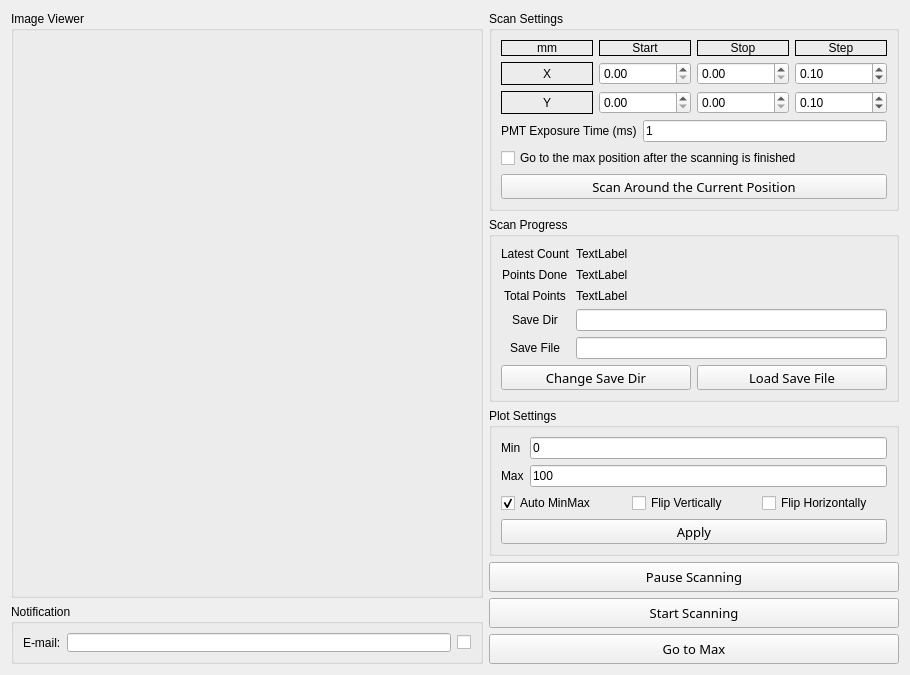
<?xml version="1.0" encoding="UTF-8"?>
<ui version="4.0">
 <class>Form</class>
 <widget class="QWidget" name="Form">
  <property name="geometry">
   <rect>
    <x>0</x>
    <y>0</y>
    <width>910</width>
    <height>657</height>
   </rect>
  </property>
  <property name="windowTitle">
   <string>Form</string>
  </property>
  <layout class="QHBoxLayout" name="horizontalLayout" stretch="1,1">
   <item>
    <layout class="QVBoxLayout" name="verticalLayout">
     <item>
      <widget class="QGroupBox" name="image_viewer">
       <property name="minimumSize">
        <size>
         <width>410</width>
         <height>0</height>
        </size>
       </property>
       <property name="title">
        <string>Image Viewer</string>
       </property>
      </widget>
     </item>
     <item>
      <widget class="QGroupBox" name="GBOX_alarm">
       <property name="maximumSize">
        <size>
         <width>16777215</width>
         <height>60</height>
        </size>
       </property>
       <property name="title">
        <string>Notification</string>
       </property>
       <layout class="QHBoxLayout" name="horizontalLayout_3">
        <item>
         <widget class="QLabel" name="NON_mail">
          <property name="font">
           <font>
            <weight>50</weight>
            <bold>false</bold>
           </font>
          </property>
          <property name="text">
           <string>E-mail:</string>
          </property>
         </widget>
        </item>
        <item>
         <widget class="QLineEdit" name="TXT_mail">
          <property name="text">
           <string/>
          </property>
         </widget>
        </item>
        <item>
         <widget class="QCheckBox" name="CHBOX_mail">
          <property name="text">
           <string/>
          </property>
         </widget>
        </item>
       </layout>
      </widget>
     </item>
    </layout>
   </item>
   <item>
    <layout class="QVBoxLayout" name="verticalLayout_2" stretch="0,4,3,0,0,0">
     <property name="spacing">
      <number>6</number>
     </property>
     <item>
      <widget class="QGroupBox" name="groupBox">
       <property name="maximumSize">
        <size>
         <width>410</width>
         <height>16777215</height>
        </size>
       </property>
       <property name="title">
        <string>Scan Settings</string>
       </property>
       <layout class="QVBoxLayout" name="verticalLayout_9">
        <item>
         <layout class="QGridLayout" name="gridLayout_3" rowstretch="1,0,0">
          <item row="0" column="2">
           <widget class="QLabel" name="label_5">
            <property name="frameShape">
             <enum>QFrame::Panel</enum>
            </property>
            <property name="text">
             <string>Stop</string>
            </property>
            <property name="alignment">
             <set>Qt::AlignCenter</set>
            </property>
           </widget>
          </item>
          <item row="1" column="0">
           <widget class="QLabel" name="label_2">
            <property name="frameShape">
             <enum>QFrame::Panel</enum>
            </property>
            <property name="text">
             <string>X</string>
            </property>
            <property name="alignment">
             <set>Qt::AlignCenter</set>
            </property>
           </widget>
          </item>
          <item row="0" column="3">
           <widget class="QLabel" name="label_6">
            <property name="frameShape">
             <enum>QFrame::Panel</enum>
            </property>
            <property name="text">
             <string>Step</string>
            </property>
            <property name="alignment">
             <set>Qt::AlignCenter</set>
            </property>
           </widget>
          </item>
          <item row="0" column="0">
           <widget class="QLabel" name="label_4">
            <property name="frameShape">
             <enum>QFrame::Panel</enum>
            </property>
            <property name="text">
             <string>mm</string>
            </property>
            <property name="alignment">
             <set>Qt::AlignCenter</set>
            </property>
           </widget>
          </item>
          <item row="2" column="0">
           <widget class="QLabel" name="label_3">
            <property name="frameShape">
             <enum>QFrame::Panel</enum>
            </property>
            <property name="text">
             <string>Y</string>
            </property>
            <property name="alignment">
             <set>Qt::AlignCenter</set>
            </property>
           </widget>
          </item>
          <item row="0" column="1">
           <widget class="QLabel" name="label">
            <property name="frameShape">
             <enum>QFrame::Panel</enum>
            </property>
            <property name="text">
             <string>Start</string>
            </property>
            <property name="alignment">
             <set>Qt::AlignCenter</set>
            </property>
           </widget>
          </item>
          <item row="1" column="1">
           <widget class="QDoubleSpinBox" name="GUI_x_start">
            <property name="maximum">
             <double>12.000000000000000</double>
            </property>
           </widget>
          </item>
          <item row="2" column="1">
           <widget class="QDoubleSpinBox" name="GUI_y_start">
            <property name="maximum">
             <double>12.000000000000000</double>
            </property>
           </widget>
          </item>
          <item row="1" column="2">
           <widget class="QDoubleSpinBox" name="GUI_x_stop">
            <property name="maximum">
             <double>12.000000000000000</double>
            </property>
           </widget>
          </item>
          <item row="2" column="2">
           <widget class="QDoubleSpinBox" name="GUI_y_stop">
            <property name="maximum">
             <double>12.000000000000000</double>
            </property>
           </widget>
          </item>
          <item row="1" column="3">
           <widget class="QDoubleSpinBox" name="GUI_x_step">
            <property name="maximum">
             <double>12.000000000000000</double>
            </property>
            <property name="value">
             <double>0.100000000000000</double>
            </property>
           </widget>
          </item>
          <item row="2" column="3">
           <widget class="QDoubleSpinBox" name="GUI_y_step">
            <property name="maximum">
             <double>12.000000000000000</double>
            </property>
            <property name="value">
             <double>0.100000000000000</double>
            </property>
           </widget>
          </item>
         </layout>
        </item>
        <item>
         <layout class="QFormLayout" name="formLayout_3">
          <item row="0" column="0">
           <widget class="QLabel" name="label_12">
            <property name="text">
             <string>PMT Exposure Time (ms)</string>
            </property>
           </widget>
          </item>
          <item row="0" column="1">
           <widget class="QLineEdit" name="LE_pmt_exposure_time_in_ms">
            <property name="text">
             <string>1</string>
            </property>
           </widget>
          </item>
          <item row="1" column="0" colspan="2">
           <widget class="QCheckBox" name="CB_auto_go_to_max">
            <property name="text">
             <string>Go to the max position after the scanning is finished</string>
            </property>
           </widget>
          </item>
         </layout>
        </item>
        <item>
         <widget class="QPushButton" name="BTN_scan_vicinity">
          <property name="minimumSize">
           <size>
            <width>0</width>
            <height>25</height>
           </size>
          </property>
          <property name="sizeIncrement">
           <size>
            <width>0</width>
            <height>0</height>
           </size>
          </property>
          <property name="font">
           <font>
            <family>Arial Black</family>
            <pointsize>10</pointsize>
           </font>
          </property>
          <property name="text">
           <string>Scan Around the Current Position</string>
          </property>
         </widget>
        </item>
       </layout>
      </widget>
     </item>
     <item>
      <widget class="QGroupBox" name="groupBox_2">
       <property name="maximumSize">
        <size>
         <width>410</width>
         <height>16777215</height>
        </size>
       </property>
       <property name="title">
        <string>Scan Progress</string>
       </property>
       <layout class="QVBoxLayout" name="verticalLayout_8" stretch="6,1">
        <property name="spacing">
         <number>6</number>
        </property>
        <item>
         <layout class="QFormLayout" name="formLayout">
          <property name="labelAlignment">
           <set>Qt::AlignCenter</set>
          </property>
          <property name="formAlignment">
           <set>Qt::AlignCenter</set>
          </property>
          <property name="verticalSpacing">
           <number>6</number>
          </property>
          <item row="0" column="0">
           <widget class="QLabel" name="label_7">
            <property name="font">
             <font>
              <weight>50</weight>
              <bold>false</bold>
             </font>
            </property>
            <property name="text">
             <string>Latest Count</string>
            </property>
           </widget>
          </item>
          <item row="0" column="1">
           <widget class="QLabel" name="LBL_latest_count">
            <property name="minimumSize">
             <size>
              <width>0</width>
              <height>15</height>
             </size>
            </property>
            <property name="text">
             <string>TextLabel</string>
            </property>
           </widget>
          </item>
          <item row="1" column="0">
           <widget class="QLabel" name="label_8">
            <property name="font">
             <font>
              <weight>50</weight>
              <bold>false</bold>
             </font>
            </property>
            <property name="text">
             <string>Points Done</string>
            </property>
           </widget>
          </item>
          <item row="1" column="1">
           <widget class="QLabel" name="LBL_points_done">
            <property name="minimumSize">
             <size>
              <width>0</width>
              <height>15</height>
             </size>
            </property>
            <property name="text">
             <string>TextLabel</string>
            </property>
           </widget>
          </item>
          <item row="2" column="0">
           <widget class="QLabel" name="label_9">
            <property name="font">
             <font>
              <weight>50</weight>
              <bold>false</bold>
             </font>
            </property>
            <property name="text">
             <string>Total Points</string>
            </property>
           </widget>
          </item>
          <item row="2" column="1">
           <widget class="QLabel" name="LBL_total_points">
            <property name="minimumSize">
             <size>
              <width>0</width>
              <height>15</height>
             </size>
            </property>
            <property name="text">
             <string>TextLabel</string>
            </property>
           </widget>
          </item>
          <item row="4" column="0">
           <widget class="QLabel" name="label_13">
            <property name="font">
             <font>
              <weight>50</weight>
              <bold>false</bold>
             </font>
            </property>
            <property name="text">
             <string>Save File</string>
            </property>
           </widget>
          </item>
          <item row="4" column="1">
           <widget class="QLineEdit" name="LE_save_file_name"/>
          </item>
          <item row="3" column="0">
           <widget class="QLabel" name="label_14">
            <property name="font">
             <font>
              <weight>50</weight>
              <bold>false</bold>
             </font>
            </property>
            <property name="text">
             <string>Save Dir</string>
            </property>
           </widget>
          </item>
          <item row="3" column="1">
           <widget class="QLineEdit" name="LE_save_file_dir"/>
          </item>
         </layout>
        </item>
        <item>
         <layout class="QHBoxLayout" name="horizontalLayout_4">
          <property name="spacing">
           <number>6</number>
          </property>
          <property name="sizeConstraint">
           <enum>QLayout::SetMinimumSize</enum>
          </property>
          <item>
           <widget class="QPushButton" name="BTN_select_save_dir">
            <property name="minimumSize">
             <size>
              <width>0</width>
              <height>25</height>
             </size>
            </property>
            <property name="font">
             <font>
              <family>Arial Black</family>
              <pointsize>10</pointsize>
             </font>
            </property>
            <property name="text">
             <string>Change Save Dir</string>
            </property>
           </widget>
          </item>
          <item>
           <widget class="QPushButton" name="BTN_load_save_file">
            <property name="minimumSize">
             <size>
              <width>0</width>
              <height>25</height>
             </size>
            </property>
            <property name="font">
             <font>
              <family>Arial Black</family>
              <pointsize>10</pointsize>
             </font>
            </property>
            <property name="text">
             <string>Load Save File</string>
            </property>
           </widget>
          </item>
         </layout>
        </item>
       </layout>
      </widget>
     </item>
     <item>
      <widget class="QGroupBox" name="groupBox_3">
       <property name="maximumSize">
        <size>
         <width>410</width>
         <height>16777215</height>
        </size>
       </property>
       <property name="title">
        <string>Plot Settings</string>
       </property>
       <layout class="QVBoxLayout" name="verticalLayout_7">
        <item>
         <layout class="QVBoxLayout" name="verticalLayout_3">
          <item>
           <layout class="QFormLayout" name="formLayout_2">
            <item row="0" column="0">
             <widget class="QLabel" name="label_10">
              <property name="text">
               <string>Min</string>
              </property>
             </widget>
            </item>
            <item row="1" column="0">
             <widget class="QLabel" name="label_11">
              <property name="text">
               <string>Max</string>
              </property>
             </widget>
            </item>
            <item row="0" column="1">
             <widget class="QLineEdit" name="plot_min">
              <property name="text">
               <string>0</string>
              </property>
             </widget>
            </item>
            <item row="1" column="1">
             <widget class="QLineEdit" name="plot_max">
              <property name="text">
               <string>100</string>
              </property>
             </widget>
            </item>
           </layout>
          </item>
          <item>
           <layout class="QHBoxLayout" name="horizontalLayout_2">
            <item>
             <widget class="QCheckBox" name="CB_auto_minmax">
              <property name="text">
               <string>Auto MinMax</string>
              </property>
              <property name="checked">
               <bool>true</bool>
              </property>
             </widget>
            </item>
            <item>
             <widget class="QCheckBox" name="CB_flip_vertically">
              <property name="text">
               <string>Flip Vertically</string>
              </property>
             </widget>
            </item>
            <item>
             <widget class="QCheckBox" name="CB_flip_horizontally">
              <property name="text">
               <string>Flip Horizontally</string>
              </property>
             </widget>
            </item>
           </layout>
          </item>
         </layout>
        </item>
        <item>
         <widget class="QPushButton" name="BTN_apply_plot_settings">
          <property name="minimumSize">
           <size>
            <width>0</width>
            <height>25</height>
           </size>
          </property>
          <property name="font">
           <font>
            <family>Arial Black</family>
            <pointsize>10</pointsize>
           </font>
          </property>
          <property name="text">
           <string>Apply</string>
          </property>
         </widget>
        </item>
       </layout>
      </widget>
     </item>
     <item>
      <widget class="QPushButton" name="BTN_pause_or_resume_scanning">
       <property name="minimumSize">
        <size>
         <width>0</width>
         <height>30</height>
        </size>
       </property>
       <property name="maximumSize">
        <size>
         <width>410</width>
         <height>16777215</height>
        </size>
       </property>
       <property name="font">
        <font>
         <family>Arial Black</family>
         <pointsize>10</pointsize>
        </font>
       </property>
       <property name="text">
        <string>Pause Scanning</string>
       </property>
      </widget>
     </item>
     <item>
      <widget class="QPushButton" name="BTN_start_scanning">
       <property name="minimumSize">
        <size>
         <width>0</width>
         <height>30</height>
        </size>
       </property>
       <property name="maximumSize">
        <size>
         <width>410</width>
         <height>16777215</height>
        </size>
       </property>
       <property name="font">
        <font>
         <family>Arial Black</family>
         <pointsize>10</pointsize>
        </font>
       </property>
       <property name="text">
        <string>Start Scanning</string>
       </property>
       <property name="checkable">
        <bool>false</bool>
       </property>
      </widget>
     </item>
     <item>
      <widget class="QPushButton" name="BTN_go_to_max">
       <property name="minimumSize">
        <size>
         <width>0</width>
         <height>30</height>
        </size>
       </property>
       <property name="maximumSize">
        <size>
         <width>410</width>
         <height>16777215</height>
        </size>
       </property>
       <property name="font">
        <font>
         <family>Arial Black</family>
         <pointsize>10</pointsize>
        </font>
       </property>
       <property name="text">
        <string>Go to Max</string>
       </property>
      </widget>
     </item>
    </layout>
   </item>
  </layout>
 </widget>
 <resources/>
 <connections>
  <connection>
   <sender>BTN_start_scanning</sender>
   <signal>clicked()</signal>
   <receiver>Form</receiver>
   <slot>pressedScanStartButton()</slot>
   <hints>
    <hint type="sourcelabel">
     <x>651</x>
     <y>527</y>
    </hint>
    <hint type="destinationlabel">
     <x>935</x>
     <y>515</y>
    </hint>
   </hints>
  </connection>
  <connection>
   <sender>BTN_select_save_dir</sender>
   <signal>clicked()</signal>
   <receiver>Form</receiver>
   <slot>pressedChangeSaveDir()</slot>
   <hints>
    <hint type="sourcelabel">
     <x>629</x>
     <y>316</y>
    </hint>
    <hint type="destinationlabel">
     <x>934</x>
     <y>300</y>
    </hint>
   </hints>
  </connection>
  <connection>
   <sender>BTN_pause_or_resume_scanning</sender>
   <signal>clicked()</signal>
   <receiver>Form</receiver>
   <slot>pauseScanning()</slot>
   <hints>
    <hint type="sourcelabel">
     <x>553</x>
     <y>494</y>
    </hint>
    <hint type="destinationlabel">
     <x>1018</x>
     <y>468</y>
    </hint>
   </hints>
  </connection>
  <connection>
   <sender>BTN_scan_vicinity</sender>
   <signal>clicked()</signal>
   <receiver>Form</receiver>
   <slot>pressedScanVicinityButton()</slot>
   <hints>
    <hint type="sourcelabel">
     <x>826</x>
     <y>170</y>
    </hint>
    <hint type="destinationlabel">
     <x>957</x>
     <y>232</y>
    </hint>
   </hints>
  </connection>
  <connection>
   <sender>BTN_apply_plot_settings</sender>
   <signal>clicked()</signal>
   <receiver>Form</receiver>
   <slot>pressedApplyButton()</slot>
   <hints>
    <hint type="sourcelabel">
     <x>776</x>
     <y>454</y>
    </hint>
    <hint type="destinationlabel">
     <x>909</x>
     <y>449</y>
    </hint>
   </hints>
  </connection>
  <connection>
   <sender>BTN_go_to_max</sender>
   <signal>clicked()</signal>
   <receiver>Form</receiver>
   <slot>pressedGoToMax()</slot>
   <hints>
    <hint type="sourcelabel">
     <x>711</x>
     <y>565</y>
    </hint>
    <hint type="destinationlabel">
     <x>959</x>
     <y>528</y>
    </hint>
   </hints>
  </connection>
  <connection>
   <sender>GUI_x_step</sender>
   <signal>valueChanged(double)</signal>
   <receiver>Form</receiver>
   <slot>changedStepValue()</slot>
   <hints>
    <hint type="sourcelabel">
     <x>803</x>
     <y>64</y>
    </hint>
    <hint type="destinationlabel">
     <x>1111</x>
     <y>62</y>
    </hint>
   </hints>
  </connection>
  <connection>
   <sender>GUI_y_step</sender>
   <signal>valueChanged(double)</signal>
   <receiver>Form</receiver>
   <slot>changedStepValue()</slot>
   <hints>
    <hint type="sourcelabel">
     <x>825</x>
     <y>88</y>
    </hint>
    <hint type="destinationlabel">
     <x>1471</x>
     <y>207</y>
    </hint>
   </hints>
  </connection>
  <connection>
   <sender>BTN_load_save_file</sender>
   <signal>clicked()</signal>
   <receiver>Form</receiver>
   <slot>pressedLoadSaveFile()</slot>
   <hints>
    <hint type="sourcelabel">
     <x>721</x>
     <y>309</y>
    </hint>
    <hint type="destinationlabel">
     <x>1071</x>
     <y>350</y>
    </hint>
   </hints>
  </connection>
 </connections>
 <slots>
  <slot>pressedScanStartButton()</slot>
  <slot>pauseScanning()</slot>
  <slot>goToMax()</slot>
  <slot>pressedApplyButton()</slot>
  <slot>pressedScanVicinityButton()</slot>
  <slot>pressedGoToMax()</slot>
  <slot>changedStepValue()</slot>
  <slot>pressedLoadSaveFile()</slot>
  <slot>pressedChangeSaveDir()</slot>
 </slots>
</ui>
